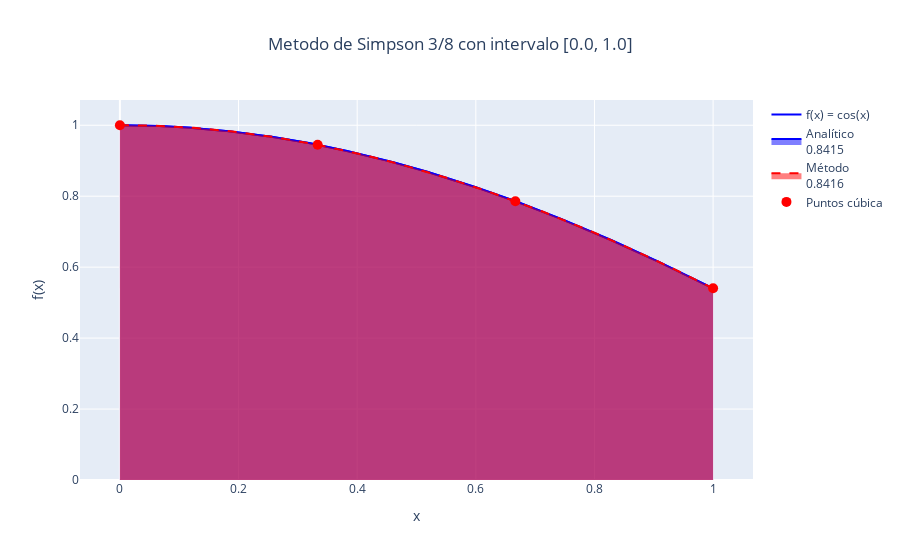

Source (notebook cell):
### Code cell
# Celda usuario
f = ut.leerFuncion() # Leer la función
interact(simpson3_8, 
        f_=fixed(f), 
        a=widgets.FloatText(value=0,description='a',disabled=False),
        b=widgets.FloatText(value=1,description='b',disabled=False)
        )

### Figure 1 — Plotly figure (JSON) as saved in the notebook; plotly's stock layout.template omitted (floating-point values rounded to 4 significant figures; data arrays with more than 128 entries replaced by an {"elided": "..."} marker saying what was removed)
{"data": [{"line": {"color": "blue", "width": 2}, "name": "f(x) = cos(x)", "type": "scatter", "x": {"elided": "500 float values"}, "y": {"elided": "500 float values"}}, {"fill": "tozeroy", "line": {"color": "blue", "width": 2}, "name": "Analítico<br>0.8415", "type": "scatter", "x": {"elided": "500 float values"}, "y": {"elided": "500 float values"}}, {"fill": "tozeroy", "line": {"color": "red", "dash": "dash", "width": 2}, "name": "Método<br>0.8416", "type": "scatter", "x": {"elided": "500 float values"}, "y": {"elided": "500 float values"}}, {"marker": {"color": "red", "size": 10}, "mode": "markers", "name": "Puntos cúbica", "type": "scatter", "x": [0, 0.3333, 0.6667, 1], "y": [1, 0.945, 0.7859, 0.5403]}], "layout": {"title": {"text": "Metodo de Simpson 3/8 con intervalo [0.0, 1.0]", "x": 0.5}, "xaxis": {"title": {"text": "x"}}, "yaxis": {"title": {"text": "f(x)"}}}}
